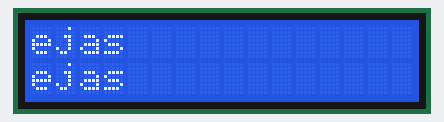
Recording of a sketch running on a simulated Arduino Uno, built with avr-gcc and run on an emulated ATmega328P. Shown: 16×2 character LCD.

Above: at 0.27 s.
At 0.67 s:
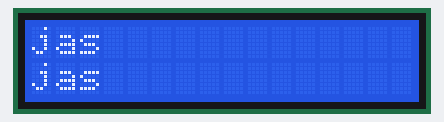
At 1.7 s:
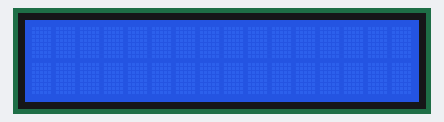
At 9.89 s:
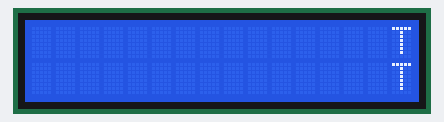
At 13.5 s:
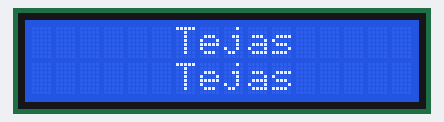
At 17.11 s:
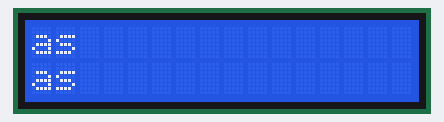

Measured:
- by itself, everything shown: repeats every 16.0 s, in 21 steps
- what the display in image 1 shows lasts 0.4 s, from 0.5 s to 0.9 s
- what the display in image 2 shows lasts 8.0 s, from 1.7 s to 9.7 s

The sketch:

Signboard_like_side_scrolling_text_on_LCD.ino
```cpp
# include <Wire.h>
# include<LiquidCrystal_I2C.h>

LiquidCrystal_I2C lcd(0x27, 16,2);

void setup() {
  // put your setup code here, to run once:
lcd.init();
lcd.backlight();
 lcd.setCursor(0,0);
 lcd.print("Tejas");
 lcd.setCursor(0,1);
 lcd.print("Tejas");
}

void loop() {
  // put your main code here, to run repeatedly:
 for(int i=0; i<1;i++){
  lcd.scrollDisplayLeft();
  delay(400);

 }
}
```
